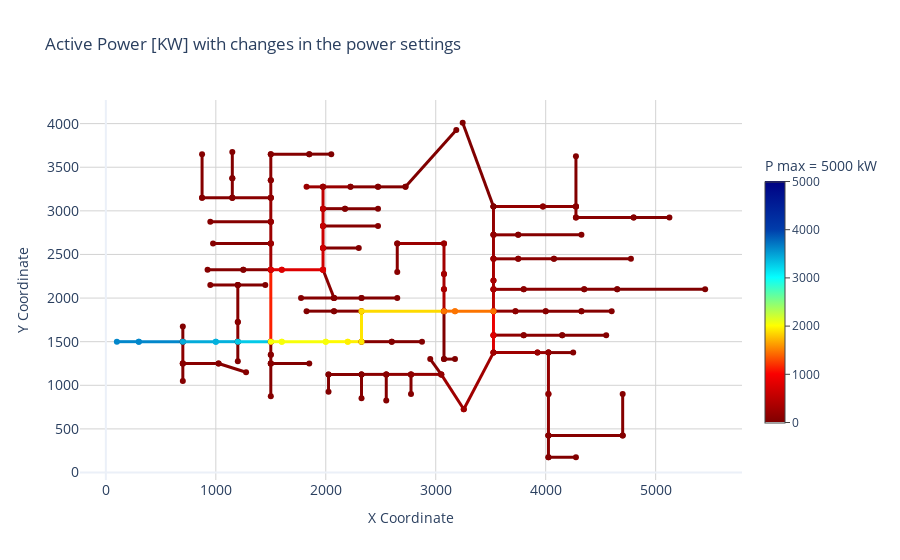

Notebook cell for this chart:
### Markdown cell above
## Step 8: Customize Power Settings and Voltage Plot

We can adjust the colorbar settings for the power plot and also visualize the circuit voltage profile.

### Code cell
# Adjust power settings and plot active power with modified settings
dss_tools.interactive_view.active_power_settings.colorbar_cmax = 5000
dss_tools.interactive_view.active_power_settings.colorbar_title = "P max = 5000 kW"
dss_tools.interactive_view.circuit_plot(parameter="active power", title="Active Power [KW] with changes in the power settings")
